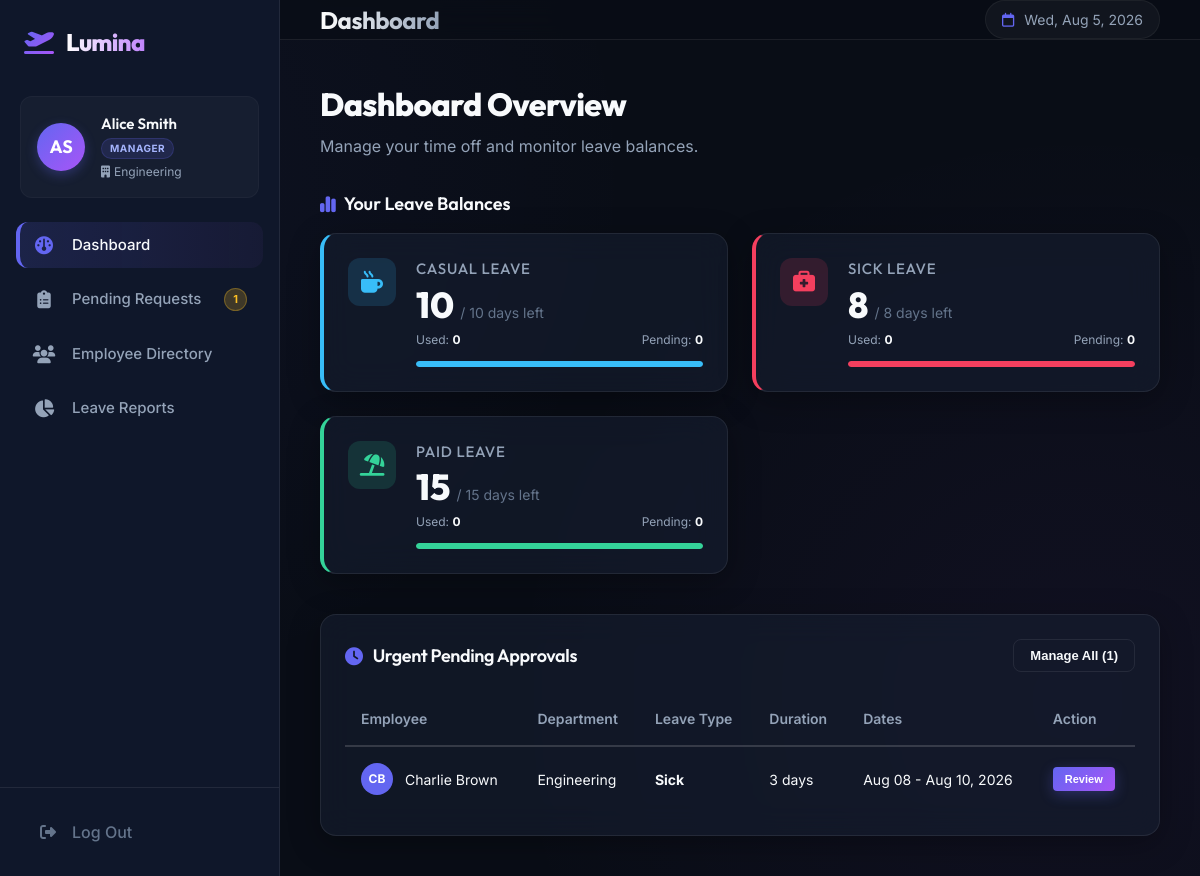
The app's page /dashboard (signed in) with its own data.
### models.py (models this page shows, shortened)
class User(db.Model):
    __tablename__ = 'users'
    id = db.Column(db.Integer, primary_key=True)
    username = db.Column(db.String(80), unique=True, nullable=False, index=True)
    password_hash = db.Column(db.String(200), nullable=False)
    first_name = db.Column(db.String(100), nullable=False)
    last_name = db.Column(db.String(100), nullable=False)
    email = db.Column(db.String(120), unique=True, nullable=False)
    role = db.Column(db.String(20), nullable=False, default='employee')  # 'employee' or 'manager'
    department = db.Column(db.String(100), nullable=False)
    created_at = db.Column(db.DateTime, default=datetime.utcnow)
    leave_balances = db.relationship('LeaveBalance', backref='user', lazy=True, cascade="all, delete-orphan")
    leave_requests = db.relationship('LeaveRequest', foreign_keys='LeaveRequest.user_id', backref='applicant', lazy=True, cascade="all, delete-orphan")
    reviewed_requests = db.relationship('LeaveRequest', foreign_keys='LeaveRequest.reviewed_by', backref='reviewer', lazy=True)

class LeaveBalance(db.Model):
    __tablename__ = 'leave_balances'
    id = db.Column(db.Integer, primary_key=True)
    user_id = db.Column(db.Integer, db.ForeignKey('users.id', ondelete='CASCADE'), nullable=False)
    leave_type = db.Column(db.String(50), nullable=False)  # 'Casual', 'Sick', 'Paid'
    allocated = db.Column(db.Integer, nullable=False)
    used = db.Column(db.Integer, nullable=False, default=0)
    pending = db.Column(db.Integer, nullable=False, default=0)
    @property
    def remaining(self):
        return self.allocated - self.used - self.pending

class LeaveRequest(db.Model):
    __tablename__ = 'leave_requests'
    id = db.Column(db.Integer, primary_key=True)
    user_id = db.Column(db.Integer, db.ForeignKey('users.id', ondelete='CASCADE'), nullable=False)
    leave_type = db.Column(db.String(50), nullable=False)  # 'Casual', 'Sick', 'Paid'
    start_date = db.Column(db.Date, nullable=False)
    end_date = db.Column(db.Date, nullable=False)
    duration = db.Column(db.Integer, nullable=False)  # Number of days
    reason = db.Column(db.Text, nullable=False)
    status = db.Column(db.String(20), nullable=False, default='Pending')  # 'Pending', 'Approved', 'Rejected'
    applied_on = db.Column(db.DateTime, default=datetime.utcnow)
    reviewed_by = db.Column(db.Integer, db.ForeignKey('users.id'), nullable=True)
    manager_remarks = db.Column(db.Text, nullable=True)

### app.py (the view)
    @app.route('/dashboard')
    @login_required
    def dashboard():
        user = db.session.get(User, session['user_id'])
        balances = LeaveBalance.query.filter_by(user_id=user.id).all()
        if user.role == 'manager':
            pending_requests = LeaveRequest.query.filter_by(status='Pending').order_by(LeaveRequest.applied_on.desc()).all()
            processed_requests = LeaveRequest.query.filter(LeaveRequest.status != 'Pending').order_by(LeaveRequest.applied_on.desc()).limit(50).all()
            return render_template('dashboard.html', balances=balances, pending_requests=pending_requests, processed_requests=processed_requests)
        else:
            my_requests = LeaveRequest.query.filter_by(user_id=user.id).order_by(LeaveRequest.applied_on.desc()).all()
            return render_template('dashboard.html', balances=balances, my_requests=my_requests)

### app.py (called while the page is built)
def login_required(f):
    @wraps(f)
    def decorated_function(*args, **kwargs):
        if 'user_id' not in session:
            return redirect(url_for('login'))
        return f(*args, **kwargs)
    return decorated_function

### templates/dashboard.html (shortened to what this page needs)
{% extends "base.html" %}
{% block content %}
<section id="dashboard-section" class="active-section dashboard-section">
    <div class="welcome-header">
        <h2>Dashboard Overview</h2>
        <p>Manage your time off and monitor leave balances.</p>
    </div>
    <div class="section-title-sub"><i class="fa-solid fa-chart-simple"></i> Your Leave Balances</div>
    <div class="stats-grid">
        {% for bal in balances %}
        <div class="stat-card glass balance-card border-{{ bal.leave_type.lower() }}">
            <div class="balance-icon icon-{{ bal.leave_type.lower() }}">
                {% if bal.leave_type == 'Casual' %}
                    <i class="fa-solid fa-mug-hot"></i>
                {% elif bal.leave_type == 'Sick' %}
                    <i class="fa-solid fa-briefcase-medical"></i>
                {% else %}
                    <i class="fa-solid fa-umbrella-beach"></i>
                {% endif %}
            </div>
            <div class="balance-details">
                <h3>{{ bal.leave_type }} Leave</h3>
                <div class="balance-numbers">
                    <span class="remaining-value">{{ bal.remaining }}</span>
                    <span class="allocated-value">/ {{ bal.allocated }} days left</span>
                </div>
                <div class="balance-status-sub">
                    <span>Used: <strong>{{ bal.used }}</strong></span>
                    <span>Pending: <strong>{{ bal.pending }}</strong></span>
                </div>
                <div class="progress-bar-container">
                    <div class="progress-bar progress-{{ bal.leave_type.lower() }}" style="width: {{ (bal.remaining / bal.allocated * 100) if bal.allocated > 0 else 0 }}%"></div>
                </div>
            </div>
        </div>
        {% endfor %}
    </div>
    <div class="overview-split">
        {% if current_user.role == 'manager' %}
        <div class="overview-block glass full-width">
            <div class="block-header">
                <h3><i class="fa-solid fa-clock"></i> Urgent Pending Approvals</h3>
                <button class="btn btn-sm btn-outline nav-shortcut" data-target="pending-section">Manage All ({{ pending_requests|length }})</button>
            </div>
            <div class="table-responsive">
                <table class="data-table">
                    <thead>
                        <tr>
                            <th>Employee</th>
                            <th>Department</th>
                            <th>Leave Type</th>
                            <th>Duration</th>
                            <th>Dates</th>
                            <th>Action</th>
                        </tr>
                    </thead>
                    <tbody>
                        {% if pending_requests %}
                            {% for req in pending_requests[:5] %}
                            <tr>
                                <td>
                                    <div class="table-user-cell">
                                        <div class="avatar-sm">{{ req.applicant.first_name[0] }}{{ req.applicant.last_name[0] }}</div>
                                        <span>{{ req.applicant.first_name }} {{ req.applicant.last_name }}</span>
                                    </div>
                                </td>
                                <td>{{ req.applicant.department }}</td>
                                <td><strong>{{ req.leave_type }}</strong></td>
                                <td>{{ req.duration }} days</td>
                                <td>{{ req.start_date.strftime('%b %d') }} - {{ req.end_date.strftime('%b %d, %Y') }}</td>
                                <td>
                                    <button class="btn btn-xs btn-primary nav-shortcut" data-target="pending-section">Review</button>
                                </td>
                            </tr>
                            {% endfor %}
                        {% else %}
                            <tr>
                                <td colspan="6" class="text-center">Great job! All pending leave requests have been processed.</td>
                            </tr>
                        {% endif %}
                    </tbody>
                </table>
            </div>
        </div>
        {% endif %}
    </div>
</section>
{% endblock %}

### templates/base.html (shortened to what this page needs)
<!DOCTYPE html>
<html lang="en">
<head>
    <link rel="stylesheet" href="https://cdnjs.cloudflare.com/ajax/libs/font-awesome/6.4.0/css/all.min.css">
    <link rel="stylesheet" href="{{ url_for('static', filename='css/style.css') }}">
</head>
<body>
    <div class="app-container {% if not current_user %}auth-layout{% endif %}">
        {% if current_user %}
        <aside class="app-sidebar" id="sidebar">
            <div class="sidebar-header">
                <div class="logo">
                    <i class="fa-solid fa-plane-departure logo-icon"></i>
                    <span class="logo-text">Lumina</span>
                </div>
            </div>
            <div class="user-profile-summary">
                <div class="profile-avatar">
                    {{ current_user.first_name[0] }}{{ current_user.last_name[0] }}
                </div>
                <div class="profile-details">
                    <span class="profile-name">{{ current_user.first_name }} {{ current_user.last_name }}</span>
                    <span class="profile-role">
                        {{ current_user.role.upper() }}
                    </span>
                    <span class="profile-dept"><i class="fa-solid fa-building"></i> {{ current_user.department }}</span>
                </div>
            </div>
            <nav class="sidebar-nav">
                <ul>
                    <li class="active" data-section="dashboard-section">
                        <a href="#"><i class="fa-solid fa-gauge"></i> <span>Dashboard</span></a>
                    </li>
                    {% if current_user.role == 'manager' %}
                    <li data-section="pending-section">
                        <a href="#"><i class="fa-solid fa-clipboard-list"></i> <span>Pending Requests</span>
                            {% if pending_requests|length > 0 %}
                            <span class="badge badge-pending">{{ pending_requests|length }}</span>
                            {% endif %}
                        </a>
                    </li>
                    <li data-section="directory-section">
                        <a href="#"><i class="fa-solid fa-users"></i> <span>Employee Directory</span></a>
                    </li>
                    <li data-section="reports-section">
                        <a href="#"><i class="fa-solid fa-chart-pie"></i> <span>Leave Reports</span></a>
                    </li>
                    {% endif %}
                </ul>
            </nav>
            <div class="sidebar-footer">
                <a href="{{ url_for('logout') }}" class="btn-logout"><i class="fa-solid fa-right-from-bracket"></i> <span>Log Out</span></a>
            </div>
        </aside>
        <div class="main-wrapper">
            <header class="app-header">
                <div class="header-left">
                    <h1 class="header-title" id="pageTitle">Dashboard</h1>
                </div>
                <div class="header-right">
                    <span class="current-date"><i class="fa-regular fa-calendar"></i> <span id="headerDateString"></span></span>
                </div>
            </header>
            <main class="app-content">
                {% block content %}{% endblock %}
            </main>
        </div>
        {% else %}
            <main class="auth-content">
                {% block auth_content %}{% endblock %}
            </main>
        {% endif %}
    </div>
</body>
</html>

### records on screen
User: first_name "A", last_name "S", first_name "Alice", last_name "Smith", role "MANAGER", department "Engineering"
LeaveBalance: leave_type "CASUAL", remaining "10", allocated "10", used "0", pending "0"
LeaveBalance: leave_type "SICK", remaining "8", allocated "8", used "0", pending "0"
LeaveBalance: leave_type "PAID", remaining "15", allocated "15", used "0", pending "0"
LeaveRequest: applicant "C", applicant "B", applicant.first_name "Charlie", applicant.last_name "Brown", applicant.department "Engineering", leave_type "Sick", duration "3", start_date "Aug 08", end_date "Aug 10, 2026"

### other values on screen
{{ pending_requests|length }} "1"
